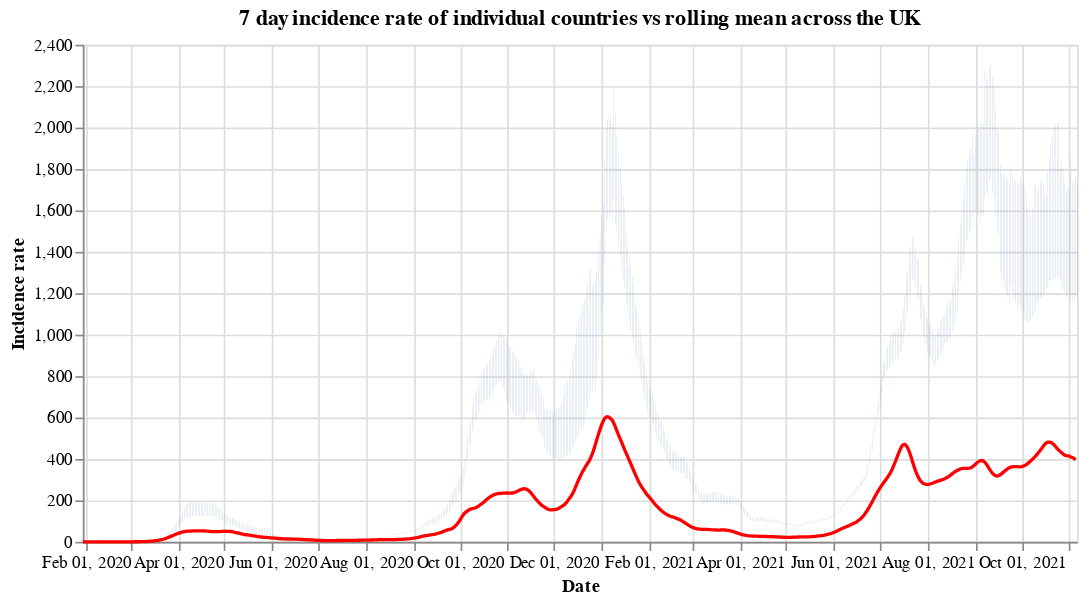

Notebook cell for this chart:
### Code cell
#collapse
countries = uk_cases['areaName'].unique()
countries.sort()

selection = alt.selection_single(
    name='Select',
    fields=['areaName'],
    init={'areaName': 'Wales'},
    bind={'areaName': alt.binding_select(options=countries)}
)

# scatter plot, modify opacity based on selection
bars = alt.Chart(uk_cases).mark_bar().add_selection(
    selection
).encode(
    x=alt.X("yearmonthdate(date):T", axis=alt.Axis(title='Date')),
    y=alt.Y("weeklyCasesRate:Q", axis=alt.Axis(title='Incidence rate')),
    tooltip='weeklyCasesRate:Q',
    opacity=alt.condition(selection, alt.value(1), alt.value(0))
).properties(title=f'7 day incidence rate of individual countries vs rolling mean across the UK', width=600)

line = alt.Chart(overview_cases).mark_line(
    color='red',
    size=2,
).transform_window(
    rolling_mean='mean(weeklyCasesRate)',
    frame=[0, 7]
).encode(
    x='yearmonthdate(date):T',
    y='rolling_mean:Q'
)

alt.layer(bars, line)

### Figure 1 — Vega-Lite specification as saved in the notebook (floating-point values rounded to 4 significant figures; data arrays with more than 128 entries replaced by an {"elided": "..."} marker saying what was removed)
{"config": {"view": {"continuousWidth": 400, "continuousHeight": 300}}, "layer": [{"data": {"name": "data-1f728486ee264dab41d9a45788569e24"}, "mark": "bar", "encoding": {"opacity": {"condition": {"value": 1, "selection": "Select"}, "value": 0}, "tooltip": {"type": "quantitative", "field": "weeklyCasesRate"}, "x": {"type": "temporal", "axis": {"title": "Date"}, "field": "date", "timeUnit": "yearmonthdate"}, "y": {"type": "quantitative", "axis": {"title": "Incidence rate"}, "field": "weeklyCasesRate"}}, "selection": {"Select": {"type": "single", "fields": ["areaName"], "init": {"areaName": "Wales"}, "bind": {"areaName": {"input": "select", "options": ["England", "Northern Ireland", "Scotland", "Wales"]}}}}, "title": "7 day incidence rate of individual countries vs rolling mean across the UK", "width": 600}, {"data": {"name": "data-1cc5384b02067370ea22463b86badc62"}, "mark": {"type": "line", "color": "red", "size": 2}, "encoding": {"x": {"type": "temporal", "field": "date", "timeUnit": "yearmonthdate"}, "y": {"type": "quantitative", "field": "rolling_mean"}}, "transform": [{"window": [{"op": "mean", "field": "weeklyCasesRate", "as": "rolling_mean"}], "frame": [0, 7]}]}], "$schema": "https://vega.github.io/schema/vega-lite/v4.8.1.json", "datasets": {"data-1f728486ee264dab41d9a45788569e24": {"elided": "2492 records"}, "data-1cc5384b02067370ea22463b86badc62": {"elided": "646 records"}}}
